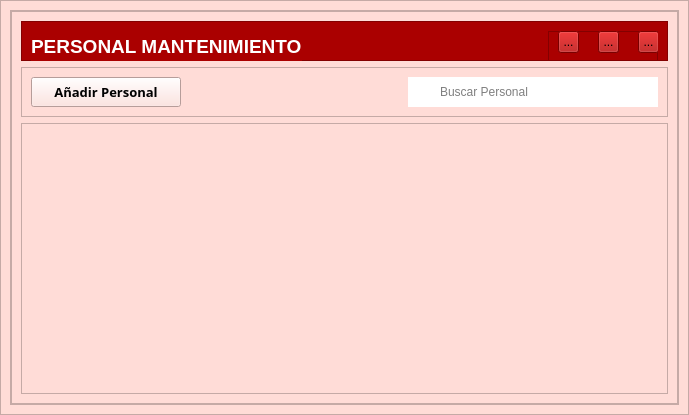
<?xml version="1.0" encoding="UTF-8"?>
<ui version="4.0">
 <class>MainWidget</class>
 <widget class="QWidget" name="MainWidget">
  <property name="geometry">
   <rect>
    <x>0</x>
    <y>0</y>
    <width>689</width>
    <height>415</height>
   </rect>
  </property>
  <property name="windowTitle">
   <string>Form</string>
  </property>
  <property name="styleSheet">
   <string notr="true"/>
  </property>
  <layout class="QVBoxLayout" name="verticalLayout">
   <property name="spacing">
    <number>0</number>
   </property>
   <property name="leftMargin">
    <number>0</number>
   </property>
   <property name="topMargin">
    <number>0</number>
   </property>
   <property name="rightMargin">
    <number>0</number>
   </property>
   <property name="bottomMargin">
    <number>0</number>
   </property>
   <item>
    <widget class="QFrame" name="central_widget_frame">
     <property name="autoFillBackground">
      <bool>false</bool>
     </property>
     <property name="styleSheet">
      <string notr="true">background-color: rgb(255, 220, 215)

</string>
     </property>
     <property name="frameShape">
      <enum>QFrame::StyledPanel</enum>
     </property>
     <property name="frameShadow">
      <enum>QFrame::Raised</enum>
     </property>
     <layout class="QVBoxLayout" name="verticalLayout_2">
      <item>
       <widget class="QFrame" name="background_frame">
        <property name="autoFillBackground">
         <bool>false</bool>
        </property>
        <property name="styleSheet">
         <string notr="true"/>
        </property>
        <property name="frameShape">
         <enum>QFrame::StyledPanel</enum>
        </property>
        <property name="frameShadow">
         <enum>QFrame::Raised</enum>
        </property>
        <layout class="QVBoxLayout" name="verticalLayout_3">
         <property name="spacing">
          <number>0</number>
         </property>
         <property name="leftMargin">
          <number>0</number>
         </property>
         <property name="topMargin">
          <number>0</number>
         </property>
         <property name="rightMargin">
          <number>0</number>
         </property>
         <property name="bottomMargin">
          <number>0</number>
         </property>
         <item>
          <widget class="QFrame" name="content_frame">
           <property name="styleSheet">
            <string notr="true"/>
           </property>
           <property name="frameShape">
            <enum>QFrame::StyledPanel</enum>
           </property>
           <property name="frameShadow">
            <enum>QFrame::Raised</enum>
           </property>
           <layout class="QVBoxLayout" name="verticalLayout_4">
            <item>
             <widget class="QFrame" name="top_frame">
              <property name="minimumSize">
               <size>
                <width>0</width>
                <height>40</height>
               </size>
              </property>
              <property name="maximumSize">
               <size>
                <width>16777215</width>
                <height>40</height>
               </size>
              </property>
              <property name="styleSheet">
               <string notr="true">background-color: rgb(170, 0, 0);</string>
              </property>
              <property name="frameShape">
               <enum>QFrame::StyledPanel</enum>
              </property>
              <property name="frameShadow">
               <enum>QFrame::Raised</enum>
              </property>
              <layout class="QHBoxLayout" name="horizontalLayout_3">
               <item>
                <widget class="QLabel" name="title_label">
                 <property name="minimumSize">
                  <size>
                   <width>120</width>
                   <height>30</height>
                  </size>
                 </property>
                 <property name="font">
                  <font>
                   <family>Arial</family>
                   <pointsize>14</pointsize>
                   <bold>true</bold>
                  </font>
                 </property>
                 <property name="styleSheet">
                  <string notr="true">color: white
</string>
                 </property>
                 <property name="text">
                  <string>PERSONAL MANTENIMIENTO</string>
                 </property>
                </widget>
               </item>
               <item>
                <spacer name="horizontalSpacer_2">
                 <property name="orientation">
                  <enum>Qt::Horizontal</enum>
                 </property>
                 <property name="sizeHint" stdset="0">
                  <size>
                   <width>40</width>
                   <height>20</height>
                  </size>
                 </property>
                </spacer>
               </item>
               <item>
                <widget class="QFrame" name="buttons_holder_frame">
                 <property name="minimumSize">
                  <size>
                   <width>110</width>
                   <height>30</height>
                  </size>
                 </property>
                 <property name="frameShape">
                  <enum>QFrame::StyledPanel</enum>
                 </property>
                 <property name="frameShadow">
                  <enum>QFrame::Raised</enum>
                 </property>
                 <widget class="QToolButton" name="minimize_button">
                  <property name="geometry">
                   <rect>
                    <x>10</x>
                    <y>0</y>
                    <width>21</width>
                    <height>22</height>
                   </rect>
                  </property>
                  <property name="text">
                   <string>...</string>
                  </property>
                  <property name="icon">
                   <iconset>
                    <normaloff>../../icons/minimize-window.png</normaloff>../../icons/minimize-window.png</iconset>
                  </property>
                  <property name="iconSize">
                   <size>
                    <width>25</width>
                    <height>25</height>
                   </size>
                  </property>
                 </widget>
                 <widget class="QToolButton" name="restore_button">
                  <property name="geometry">
                   <rect>
                    <x>50</x>
                    <y>0</y>
                    <width>21</width>
                    <height>22</height>
                   </rect>
                  </property>
                  <property name="text">
                   <string>...</string>
                  </property>
                  <property name="icon">
                   <iconset>
                    <normaloff>../../icons/restore-window.png</normaloff>../../icons/restore-window.png</iconset>
                  </property>
                  <property name="iconSize">
                   <size>
                    <width>25</width>
                    <height>25</height>
                   </size>
                  </property>
                 </widget>
                 <widget class="QToolButton" name="maximize_button">
                  <property name="geometry">
                   <rect>
                    <x>50</x>
                    <y>0</y>
                    <width>21</width>
                    <height>22</height>
                   </rect>
                  </property>
                  <property name="text">
                   <string>...</string>
                  </property>
                  <property name="icon">
                   <iconset>
                    <normaloff>../../icons/maximize-window.png</normaloff>../../icons/maximize-window.png</iconset>
                  </property>
                  <property name="iconSize">
                   <size>
                    <width>25</width>
                    <height>25</height>
                   </size>
                  </property>
                 </widget>
                 <widget class="QToolButton" name="close_button">
                  <property name="geometry">
                   <rect>
                    <x>90</x>
                    <y>0</y>
                    <width>21</width>
                    <height>22</height>
                   </rect>
                  </property>
                  <property name="text">
                   <string>...</string>
                  </property>
                  <property name="icon">
                   <iconset>
                    <normaloff>../../icons/close-window.png</normaloff>../../icons/close-window.png</iconset>
                  </property>
                  <property name="iconSize">
                   <size>
                    <width>25</width>
                    <height>25</height>
                   </size>
                  </property>
                 </widget>
                </widget>
               </item>
              </layout>
             </widget>
            </item>
            <item>
             <widget class="QFrame" name="action_frame">
              <property name="minimumSize">
               <size>
                <width>0</width>
                <height>39</height>
               </size>
              </property>
              <property name="frameShape">
               <enum>QFrame::StyledPanel</enum>
              </property>
              <property name="frameShadow">
               <enum>QFrame::Raised</enum>
              </property>
              <layout class="QHBoxLayout" name="horizontalLayout_2">
               <item>
                <widget class="QPushButton" name="new_recipe_button">
                 <property name="minimumSize">
                  <size>
                   <width>150</width>
                   <height>30</height>
                  </size>
                 </property>
                 <property name="font">
                  <font>
                   <family>Rockwell</family>
                   <pointsize>10</pointsize>
                   <bold>true</bold>
                  </font>
                 </property>
                 <property name="styleSheet">
                  <string notr="true">QPushButton{
	background-color: rgb(170, 0, 0);
	color: white
}
QPushButton::hover {background-color: rgb(0, 170, 255)};</string>
                 </property>
                 <property name="text">
                  <string>Añadir Personal</string>
                 </property>
                 <property name="icon">
                  <iconset>
                   <normaloff>../../icons/plus.png</normaloff>../../icons/plus.png</iconset>
                 </property>
                 <property name="iconSize">
                  <size>
                   <width>20</width>
                   <height>20</height>
                  </size>
                 </property>
                </widget>
               </item>
               <item>
                <layout class="QHBoxLayout" name="horizontalLayout">
                 <property name="spacing">
                  <number>0</number>
                 </property>
                 <item>
                  <spacer name="horizontalSpacer">
                   <property name="orientation">
                    <enum>Qt::Horizontal</enum>
                   </property>
                   <property name="sizeHint" stdset="0">
                    <size>
                     <width>40</width>
                     <height>20</height>
                    </size>
                   </property>
                  </spacer>
                 </item>
                 <item>
                  <widget class="QLabel" name="label">
                   <property name="minimumSize">
                    <size>
                     <width>30</width>
                     <height>30</height>
                    </size>
                   </property>
                   <property name="maximumSize">
                    <size>
                     <width>30</width>
                     <height>16777215</height>
                    </size>
                   </property>
                   <property name="styleSheet">
                    <string notr="true">background-color: white;
border-radius: 0px;</string>
                   </property>
                   <property name="text">
                    <string/>
                   </property>
                   <property name="pixmap">
                    <pixmap>../../icons/search.png</pixmap>
                   </property>
                  </widget>
                 </item>
                 <item>
                  <widget class="QLineEdit" name="serch_line_edit">
                   <property name="minimumSize">
                    <size>
                     <width>0</width>
                     <height>30</height>
                    </size>
                   </property>
                   <property name="maximumSize">
                    <size>
                     <width>500</width>
                     <height>16777215</height>
                    </size>
                   </property>
                   <property name="styleSheet">
                    <string notr="true">background-color: white;
border-radius: 0px;</string>
                   </property>
                   <property name="text">
                    <string/>
                   </property>
                   <property name="placeholderText">
                    <string>Buscar Personal</string>
                   </property>
                  </widget>
                 </item>
                </layout>
               </item>
              </layout>
             </widget>
            </item>
            <item>
             <widget class="QTableWidget" name="tableWidget"/>
            </item>
           </layout>
          </widget>
         </item>
        </layout>
       </widget>
      </item>
     </layout>
    </widget>
   </item>
  </layout>
 </widget>
 <resources>
  <include location="../resources_from_qt.qrc"/>
 </resources>
 <connections/>
</ui>
